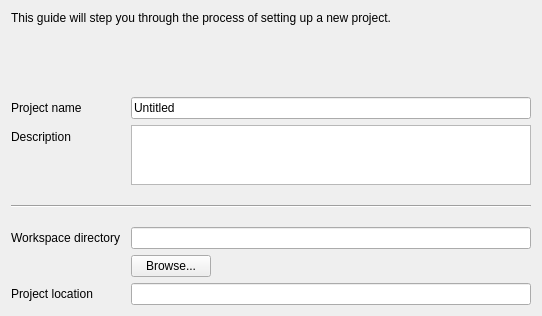
<?xml version="1.0" encoding="UTF-8"?>
<ui version="4.0">
 <class>GeneralPage</class>
 <widget class="QWizardPage" name="GeneralPage">
  <property name="geometry">
   <rect>
    <x>0</x>
    <y>0</y>
    <width>542</width>
    <height>316</height>
   </rect>
  </property>
  <property name="windowTitle">
   <string>WizardPage</string>
  </property>
  <layout class="QFormLayout" name="formLayout">
   <property name="fieldGrowthPolicy">
    <enum>QFormLayout::ExpandingFieldsGrow</enum>
   </property>
   <property name="horizontalSpacing">
    <number>10</number>
   </property>
   <item row="0" column="0" colspan="2">
    <widget class="QLabel" name="label">
     <property name="text">
      <string>This guide will step you through the process of setting up a new project.</string>
     </property>
     <property name="scaledContents">
      <bool>false</bool>
     </property>
     <property name="wordWrap">
      <bool>true</bool>
     </property>
    </widget>
   </item>
   <item row="1" column="0" colspan="2">
    <spacer name="verticalSpacer">
     <property name="orientation">
      <enum>Qt::Vertical</enum>
     </property>
     <property name="sizeHint" stdset="0">
      <size>
       <width>20</width>
       <height>40</height>
      </size>
     </property>
    </spacer>
   </item>
   <item row="2" column="0">
    <widget class="QLabel" name="label_2">
     <property name="text">
      <string>Project name</string>
     </property>
    </widget>
   </item>
   <item row="2" column="1">
    <widget class="QLineEdit" name="lineEditName">
     <property name="text">
      <string>Untitled</string>
     </property>
     <property name="maxLength">
      <number>200</number>
     </property>
    </widget>
   </item>
   <item row="3" column="0">
    <widget class="QLabel" name="label_3">
     <property name="text">
      <string>Description</string>
     </property>
    </widget>
   </item>
   <item row="3" column="1">
    <widget class="QTextEdit" name="textEditDescription">
     <property name="maximumSize">
      <size>
       <width>16777215</width>
       <height>60</height>
      </size>
     </property>
    </widget>
   </item>
   <item row="4" column="0" colspan="2">
    <widget class="Line" name="line">
     <property name="minimumSize">
      <size>
       <width>0</width>
       <height>30</height>
      </size>
     </property>
     <property name="orientation">
      <enum>Qt::Horizontal</enum>
     </property>
    </widget>
   </item>
   <item row="5" column="0">
    <widget class="QLabel" name="label_4">
     <property name="text">
      <string>Workspace directory</string>
     </property>
    </widget>
   </item>
   <item row="5" column="1">
    <widget class="QLineEdit" name="lineEditWorkspace"/>
   </item>
   <item row="6" column="1">
    <widget class="QPushButton" name="pushButtonBrowse">
     <property name="sizePolicy">
      <sizepolicy hsizetype="Maximum" vsizetype="Fixed">
       <horstretch>0</horstretch>
       <verstretch>0</verstretch>
      </sizepolicy>
     </property>
     <property name="text">
      <string>Browse...</string>
     </property>
    </widget>
   </item>
   <item row="7" column="0">
    <widget class="QLabel" name="label_5">
     <property name="sizePolicy">
      <sizepolicy hsizetype="Maximum" vsizetype="Preferred">
       <horstretch>0</horstretch>
       <verstretch>0</verstretch>
      </sizepolicy>
     </property>
     <property name="text">
      <string>Project location</string>
     </property>
    </widget>
   </item>
   <item row="7" column="1">
    <widget class="QLineEdit" name="lineEditProjectLocation">
     <property name="readOnly">
      <bool>true</bool>
     </property>
    </widget>
   </item>
  </layout>
 </widget>
 <resources/>
 <connections/>
</ui>
